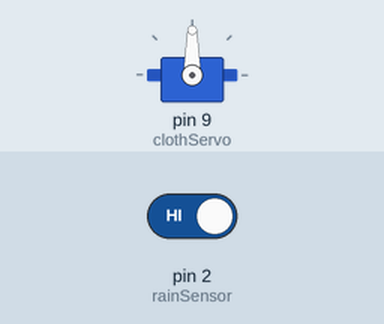
The sketch below on a simulated Arduino Uno, built with avr-gcc and run on an emulated ATmega328P. Parts: servo. Inputs (shaded band) come from the test bench; at power-on: pin 2 (rainSensor) HIGH.

Above: at 1.2 s.
1.3 s: pin 2 (rainSensor) driven LOW
At 1.76 s:
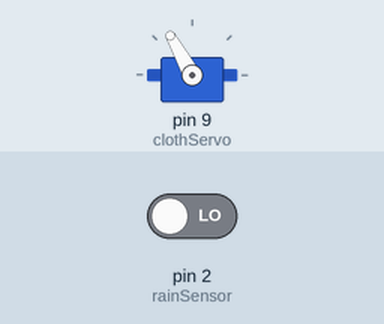
At 3.4 s:
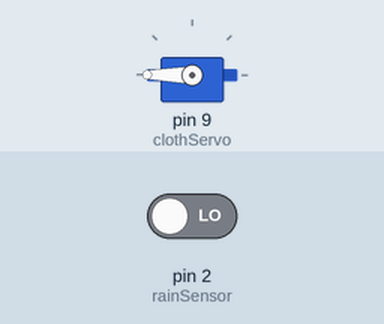
Timing chart, 0 to 4.9 s (numbered marks = the images above; inputs shaded):
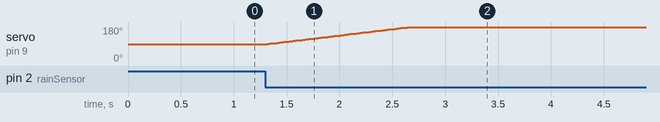

Measured:
- after the input at 1.3 s, servo on pin 9 (clothServo): moves from 90° to 180° over 1.4 s, starting at once

The sketch:

Automatic_Rain_Detector.ino
```cpp
#include <Servo.h>
Servo clothServo;
const int rainSensor = 2;
int currentAngle = 90;
int targetAngle = 90;
void moveServoSmooth(int fromAngle, int toAngle)
{
  if(fromAngle < toAngle)
  {
    for(int angle = fromAngle; angle <= toAngle; angle++)
    {
      clothServo.write(angle);
      delay(15);
    }
  }
  else
  {
    for(int angle = fromAngle; angle >= toAngle; angle--)
    {
      clothServo.write(angle);
      delay(15);
    }
  }
}
void setup()
{
  pinMode(rainSensor, INPUT);
  clothServo.attach(9);
  clothServo.write(90);
}
void loop()
{
  int rain = digitalRead(rainSensor);
  if(rain == LOW && currentAngle != 180)
  {
    moveServoSmooth(currentAngle,180);
    currentAngle = 180;
  }
  else if(rain == HIGH && currentAngle != 90)
  {
    moveServoSmooth(currentAngle,90);
    currentAngle = 90;
  }
  delay(100);
}
```
